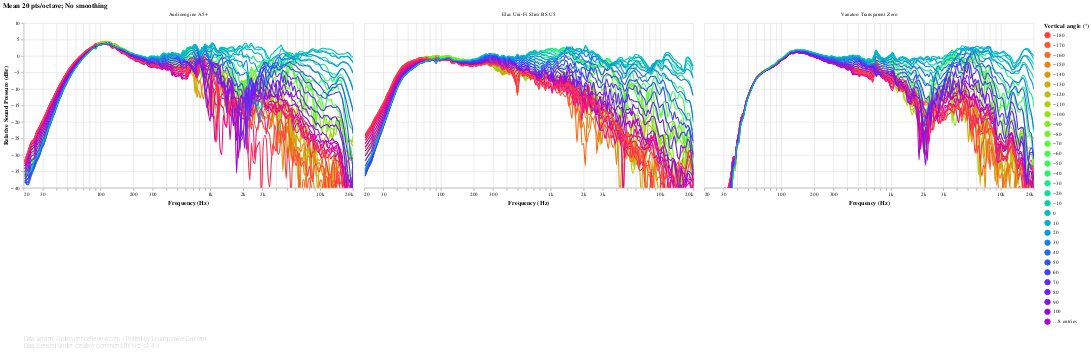

The code cell stored with this chart in its notebook:
### Code cell
#@markdown
off_axis_angles_chart('Vertical')

### Figure 1 — Vega-Lite specification as saved in the notebook (floating-point values rounded to 4 significant figures; data arrays with more than 128 entries replaced by an {"elided": "..."} marker saying what was removed)
{"config": {"view": {"continuousWidth": 400, "continuousHeight": 300, "opacity": 0}}, "vconcat": [{"data": {"name": "data-b11e24e951e353ce124c5ab98371f305"}, "facet": {"type": "nominal", "field": "speaker", "title": null}, "spec": {"layer": [{"mark": {"type": "line", "clip": true, "interpolate": "monotone"}, "encoding": {"opacity": {"condition": {"value": 1, "selection": "selector021"}, "value": 0.2}}, "selection": {"selector021": {"type": "multi", "encodings": ["color"], "bind": "legend"}, "selector023": {"type": "interval", "bind": "scales", "encodings": ["x", "y"]}, "selector024": {"type": "single", "fields": ["angle"], "bind": {"input": "range", "max": 180, "min": -170, "name": "Vertical angle selector (°)", "step": 10}, "clear": "dblclick"}, "selector025": {"type": "single", "fields": ["speaker"], "bind": {"input": "select", "options": [null, "Audioengine A5+", "Elac Uni-Fi Slim BS U5", "Vanatoo Transparent Zero"], "labels": ["All", "Audioengine A5+", "Elac Uni-Fi Slim BS U5", "Vanatoo Transparent Zero"], "name": "Speaker: "}}}, "title": {"text": "Mean 20 pts/octave; No smoothing", "anchor": "start"}}, {"mark": {"type": "circle", "clip": true, "size": 100}, "encoding": {"fillOpacity": {"condition": {"value": 0.3, "selection": "selector022"}, "value": 0}}, "selection": {"selector022": {"type": "single", "on": "mouseover", "clear": "mouseout", "empty": "none", "encodings": ["x", "y"]}}, "title": {"text": "Mean 20 pts/octave; No smoothing", "anchor": "start"}}], "encoding": {"color": {"type": "quantitative", "field": "angle", "legend": {"gradientLength": 300, "type": "gradient", "values": [-180, -170, -160, -150, -140, -130, -120, -110, -100, -90, -80, -70, -60, -50, -40, -30, -20, -10, 0, 10, 20, 30, 40, 50, 60, 70, 80, 90, 100, 110, 120, 130, 140, 150, 160, 170, 180]}, "scale": {"domain": [-180, 180], "scheme": "sinebow"}, "title": "Vertical angle (°)"}, "tooltip": [{"type": "nominal", "field": "key", "title": "Vertical angle (°)"}, {"type": "quantitative", "field": "frequency", "format": ".03s", "title": "Frequency (Hz)"}, {"type": "quantitative", "field": "value", "format": ".2f", "title": "Value (dB)"}], "x": {"type": "quantitative", "axis": {"format": "s"}, "field": "frequency", "scale": {"base": 10, "domain": [20, 20000], "nice": false, "type": "log"}, "title": "Frequency (Hz)"}, "y": {"type": "quantitative", "axis": {"grid": true}, "field": "value", "scale": {"domain": [-40, 10]}, "title": ["Relative Sound Pressure (dBr)"]}}, "height": 300, "transform": [{"flatten": ["frequency", "-100", "-10", "-110", "-120", "-130", "-140", "-150", "-160", "-170", "-20", "-30", "-40", "-50", "-60", "-70", "-80", "-90", "+100", "+10", "+110", "+120", "+130", "+140", "+150", "+160", "+170", "+180", "+20", "+30", "+40", "+50", "+60", "+70", "+80", "+90", "+0"]}, {"fold": ["-100", "-10", "-110", "-120", "-130", "-140", "-150", "-160", "-170", "-20", "-30", "-40", "-50", "-60", "-70", "-80", "-90", "+100", "+10", "+110", "+120", "+130", "+140", "+150", "+160", "+170", "+180", "+20", "+30", "+40", "+50", "+60", "+70", "+80", "+90", "+0"]}, {"calculate": "toNumber(datum.key)", "as": "angle"}, {"filter": {"selection": "selector024"}}], "width": 600}, "title": {"text": "Mean 20 pts/octave; No smoothing", "anchor": "start"}, "transform": [{"filter": {"selection": "selector025"}}]}, {"mark": "text", "height": 1, "title": {"text": ["Data: amirm, AudioScienceReview.com - Plotted by Loudspeaker Explorer", "Data licensed under Creative Commons BY-NC-SA 4.0"], "anchor": "start", "color": "gray", "fontSize": 10, "fontWeight": "lighter"}, "width": 600}], "resolve": {"legend": {"color": "independent"}}, "$schema": "https://vega.github.io/schema/vega-lite/v4.8.1.json", "datasets": {"data-b11e24e951e353ce124c5ab98371f305": [{"speaker": "Audioengine A5+", "frequency": {"elided": "194 float values"}, "-100": {"elided": "194 float values"}, "-10": {"elided": "194 float values"}, "-110": {"elided": "194 float values"}, "-120": {"elided": "194 float values"}, "-130": {"elided": "194 float values"}, "-140": {"elided": "194 float values"}, "-150": {"elided": "194 float values"}, "-160": {"elided": "194 float values"}, "-170": {"elided": "194 float values"}, "-20": {"elided": "194 float values"}, "-30": {"elided": "194 float values"}, "-40": {"elided": "194 float values"}, "-50": {"elided": "194 float values"}, "-60": {"elided": "194 float values"}, "-70": {"elided": "194 float values"}, "-80": {"elided": "194 float values"}, "-90": {"elided": "194 float values"}, "+100": {"elided": "194 float values"}, "+10": {"elided": "194 float values"}, "+110": {"elided": "194 float values"}, "+120": {"elided": "194 float values"}, "+130": {"elided": "194 float values"}, "+140": {"elided": "194 float values"}, "+150": {"elided": "194 float values"}, "+160": {"elided": "194 float values"}, "+170": {"elided": "194 float values"}, "+180": {"elided": "194 float values"}, "+20": {"elided": "194 float values"}, "+30": {"elided": "194 float values"}, "+40": {"elided": "194 float values"}, "+50": {"elided": "194 float values"}, "+60": {"elided": "194 float values"}, "+70": {"elided": "194 float values"}, "+80": {"elided": "194 float values"}, "+90": {"elided": "194 float values"}, "+0": {"elided": "194 float values"}}, {"speaker": "Elac Uni-Fi Slim BS U5", "frequency": {"elided": "194 float values"}, "-100": {"elided": "194 float values"}, "-10": {"elided": "194 float values"}, "-110": {"elided": "194 float values"}, "-120": {"elided": "194 float values"}, "-130": {"elided": "194 float values"}, "-140": {"elided": "194 float values"}, "-150": {"elided": "194 float values"}, "-160": {"elided": "194 float values"}, "-170": {"elided": "194 float values"}, "-20": {"elided": "194 float values"}, "-30": {"elided": "194 float values"}, "-40": {"elided": "194 float values"}, "-50": {"elided": "194 float values"}, "-60": {"elided": "194 float values"}, "-70": {"elided": "194 float values"}, "-80": {"elided": "194 float values"}, "-90": {"elided": "194 float values"}, "+100": {"elided": "194 float values"}, "+10": {"elided": "194 float values"}, "+110": {"elided": "194 float values"}, "+120": {"elided": "194 float values"}, "+130": {"elided": "194 float values"}, "+140": {"elided": "194 float values"}, "+150": {"elided": "194 float values"}, "+160": {"elided": "194 float values"}, "+170": {"elided": "194 float values"}, "+180": {"elided": "194 float values"}, "+20": {"elided": "194 float values"}, "+30": {"elided": "194 float values"}, "+40": {"elided": "194 float values"}, "+50": {"elided": "194 float values"}, "+60": {"elided": "194 float values"}, "+70": {"elided": "194 float values"}, "+80": {"elided": "194 float values"}, "+90": {"elided": "194 float values"}, "+0": {"elided": "194 float values"}}, {"speaker": "Vanatoo Transparent Zero", "frequency": {"elided": "194 float values"}, "-100": {"elided": "194 float values"}, "-10": {"elided": "194 float values"}, "-110": {"elided": "194 float values"}, "-120": {"elided": "194 float values"}, "-130": {"elided": "194 float values"}, "-140": {"elided": "194 float values"}, "-150": {"elided": "194 float values"}, "-160": {"elided": "194 float values"}, "-170": {"elided": "194 float values"}, "-20": {"elided": "194 float values"}, "-30": {"elided": "194 float values"}, "-40": {"elided": "194 float values"}, "-50": {"elided": "194 float values"}, "-60": {"elided": "194 float values"}, "-70": {"elided": "194 float values"}, "-80": {"elided": "194 float values"}, "-90": {"elided": "194 float values"}, "+100": {"elided": "194 float values"}, "+10": {"elided": "194 float values"}, "+110": {"elided": "194 float values"}, "+120": {"elided": "194 float values"}, "+130": {"elided": "194 float values"}, "+140": {"elided": "194 float values"}, "+150": {"elided": "194 float values"}, "+160": {"elided": "194 float values"}, "+170": {"elided": "194 float values"}, "+180": {"elided": "194 float values"}, "+20": {"elided": "194 float values"}, "+30": {"elided": "194 float values"}, "+40": {"elided": "194 float values"}, "+50": {"elided": "194 float values"}, "+60": {"elided": "194 float values"}, "+70": {"elided": "194 float values"}, "+80": {"elided": "194 float values"}, "+90": {"elided": "194 float values"}, "+0": {"elided": "194 float values"}}]}}
